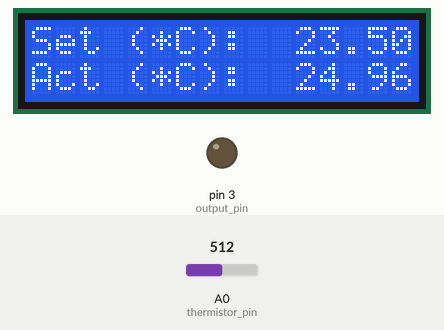
A sketch run on a simulated Arduino Uno, built with avr-gcc and run on an emulated ATmega328P. Shown: 16×2 character LCD, output pins drawn as LEDs (lit = HIGH). The inputs (shaded band) are chosen by the test bench; at power-on: A0 (thermistor_pin) = 512. What the sketch prints to the serial monitor is not drawn.

Above: at 2.2 s.
2.3 s: A0 (thermistor_pin) set to 900
At 3.4 s:
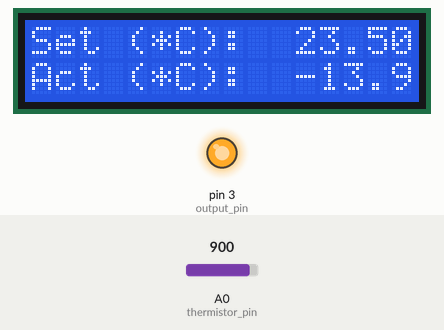
4.1 s: A0 (thermistor_pin) set to 573
At 4.5 s:
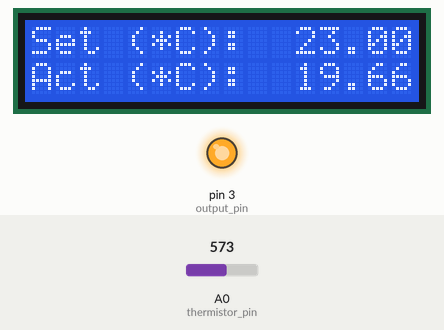
6.1 s: A0 (thermistor_pin) set to 556
At 7.9 s:
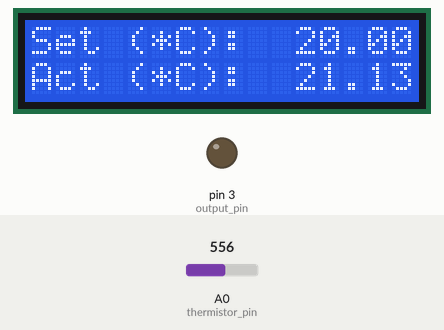
8.1 s: A0 (thermistor_pin) set to 0
At 8.5 s:
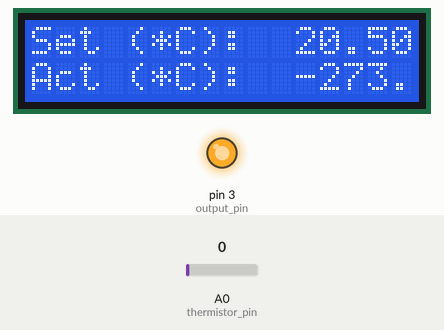
Timing chart, 0 to 11.1 s (numbered marks = the images above; inputs shaded):
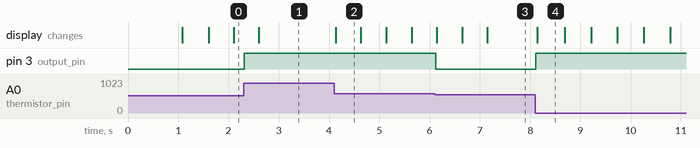

The sketch:

VasoTracker_Temperature_Controller_V3.ino
```cpp
/* VasoTracker Temperature Controller Code: Dr. N8-Style*/
/* This code was written by Calum Wilson.*/
/* It was made significantly better with input from Nathan Tykocki.*/

//  Include the LCD, wheatstone bridge, and stepper motor support libraries and headers
#include <LiquidCrystal.h> // Include the LCD library

// Initialize the library with the numbers of the interface pins
LiquidCrystal lcd(8, 9, 4, 5, 6, 7);
#define btnRIGHT 0
#define btnUP 1
#define btnDOWN 2
#define btnLEFT 3
#define btnSELECT 4
#define btnNONE 5
#define btnUNKNOWN 6

// Initialize the thermistor values
#define thermistor_pin A0 // which analog thermistor input pin // Normally A0 or A2
#define nominal_temp 25 // nominal resistance temperature (almost always 25 C)
#define nominal_resistance 10000 // nominal  resistance at nominal resistance temperature
#define beta_coeff 3950 // beta coefficient of the thermistor
#define series_resistor 10000 // the value of the 'other' resistor
#define output_pin  3

//  Setup the data recording (data to be sent out, sampling rate)
//******************************************************************************************************************
  #define       NUMSAMPLES 5               //  Change this to alter the number of samples averaged.                *
  unsigned long TIME_DELAY = 5;            //  Change this to alter the time delay for wheatstone bridge output.   *
  unsigned long LCD_TIME_DELAY = 500;      // Setting a delay to update the LCD screen

  #define initial_set_point 25.0 // initial set point
  int min_temp = 20;
  int max_temp = 40;
//******************************************************************************************************************


uint16_t      samples[NUMSAMPLES];      // Needed to determine how the samples will be summed and averaged.
unsigned long previousMillis = 0;        // Resetting the clock to determine how much time has elapsed.
unsigned long initMillis = 0;            // Resetting the clock to determine how much time has elapsed.
unsigned long elapsedMillis = 0;
bool update_flag = 0;                    // Flag to update the LCD display
double setpoint, test, cal_temp_low;


// Function for reading the keypad
int readkeypad(){
  int adc_key_in = analogRead(A0); //Normally 5 or 0
  int ret = btnUNKNOWN;

  if (adc_key_in < 50) ret = btnRIGHT;
  if ( (adc_key_in > 50) && (adc_key_in < 250) ) ret = btnUP;
  if ( (adc_key_in > 250) && (adc_key_in < 450) ) ret = btnDOWN;
  if ( (adc_key_in > 450) && (adc_key_in < 650) ) ret = btnLEFT;
  if ( (adc_key_in > 650) && (adc_key_in < 850) ) ret = btnSELECT;
  if (adc_key_in > 850) ret = btnNONE;
  return ret;
 }

void displayScreen(char row1[], char row2[])
{
  lcd.clear();
  lcd.setCursor(0, 0); lcd.print(row1);
  lcd.setCursor(0, 1); lcd.print(row2);
}

// Setup function
void setup()
{
  // Initialize LCD screen and intro
  lcd.begin(16, 2); displayScreen("VasoTracker", "Temp Controller"); delay(1000);

  // Main screen
  displayScreen("Set (*C):  ", "Act (*C):  ");

  Serial.begin(9600);

  // Setpoint
  setpoint = initial_set_point;

  //Set the output pin
  pinMode(output_pin, OUTPUT);
}

// < Main program loop >
void temperature(bool update_flag, double setpoint) {
  uint8_t i;
  float ADC_average;
  float resistance;
  float temperature;
  unsigned long currentMillis = millis();

  if ((currentMillis - previousMillis) >= TIME_DELAY){

  // Take readings
  for (i = 0; i < NUMSAMPLES; i++){
    samples[i] = analogRead(thermistor_pin);
  }

  // Sum readings
  ADC_average = 0;
  for (i = 0; i < NUMSAMPLES; i++){
    ADC_average += samples[i];
  }

  // Average the readings
  ADC_average /= NUMSAMPLES;

  // Convert the voltage drop over the thermistor to resistance using the Steinhart equation
  // However, remember that the analogPorts don't give a voltage, but an ADC value...
  resistance = series_resistor / ((1023 / ADC_average) - 1);
  temperature = 1/( log(resistance / nominal_resistance)/beta_coeff + (1.0 / (nominal_temp + 273.15)) ) - 273.15 ;

  // Display temperature values
  if (update_flag == 1){
    lcd.setCursor(11, 0); lcd.print(setpoint);
    lcd.setCursor(11, 1); lcd.print(temperature);
  }

  // Turn on/off the output pin(s)
  if (setpoint > temperature){
    digitalWrite(output_pin, HIGH);
  }
  else {
    digitalWrite(output_pin, LOW);
  }

  }


  // Print to the serial Port
  // Do not change this, as it needs to be this format for VasoTracker
  Serial.print("<T1"); Serial.print(":"); Serial.print(temperature); Serial.print(";");
  Serial.print("T2"); Serial.print(":"); Serial.print(setpoint); Serial.print(";"); Serial.println(">");
  //Serial.flush(); // Can't remember if this is required or not
}


//If you want to do more things it's easy to add the loops here. Like if you wanted to do only 1 transducer and add temperature controls to a single unit...
unsigned long currentMillis_LCD = millis();
void loop(){

  //Get the current time
  currentMillis_LCD = millis();
  elapsedMillis = currentMillis_LCD - initMillis;

  // Check if we should update display
  if (elapsedMillis > LCD_TIME_DELAY){
    initMillis = currentMillis_LCD;
    update_flag = 1;


    // Check if any of the LCD shield buttons have been pressed
    int lcd_button_adc = analogRead(A0);
    int buttons2 = readkeypad();
    switch(buttons2){

      case btnUP:
        setpoint += 1;
        if(setpoint > max_temp)
          setpoint = max_temp;
        break;

      case btnRIGHT:
        setpoint += 0.5;
        if(setpoint > max_temp)
          setpoint = max_temp;
        break;

      case btnDOWN:
        setpoint -= 1;
        if(setpoint < min_temp)
          setpoint = min_temp;
        break;

      case btnLEFT:
        setpoint -= 0.5;
        if(setpoint < min_temp)
          setpoint = min_temp;
        break;
    }
   }

  // Get the current temperature
  temperature(update_flag, setpoint);
  update_flag = 0;
}
```

Measured:
- the behaviour switches between 564 and 563 on A0 (thermistor_pin) (found by bisection; images 2 and 3)
- after the input at 2.3 s, pin 3 (output_pin): LOW → HIGH at once
- after the input at 4.1 s, the display: changes at once (image 2)
- after the input at 6.1 s, pin 3 (output_pin): HIGH → LOW at once
- after the input at 8.1 s, pin 3 (output_pin): LOW → HIGH at once; the display: changes at once (image 4)
- what the display in image 2 shows lasts 0.5 s, from 4.1 s to 4.6 s
